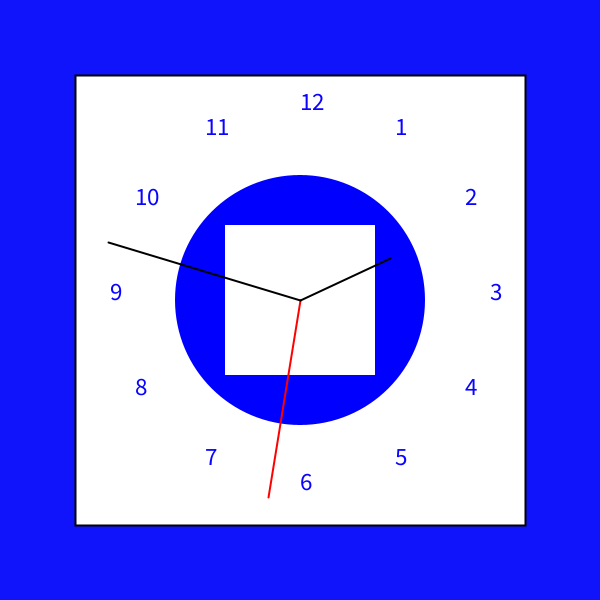
Frame 1 (no input)
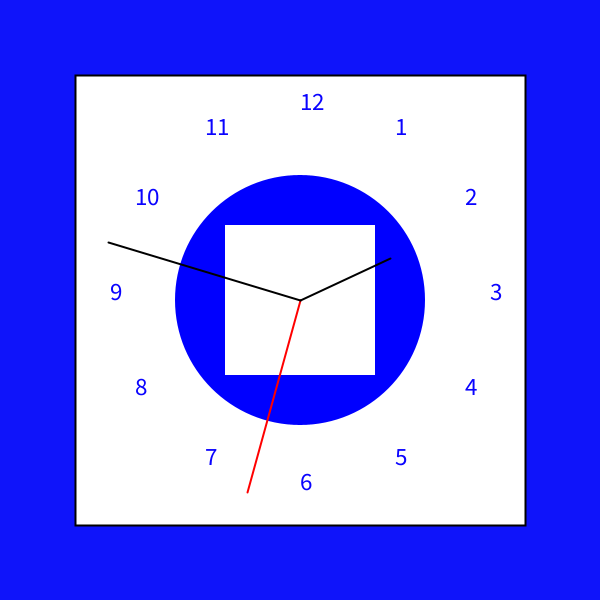
Frame 60 (the mouse pressed at the canvas centre just before this capture)
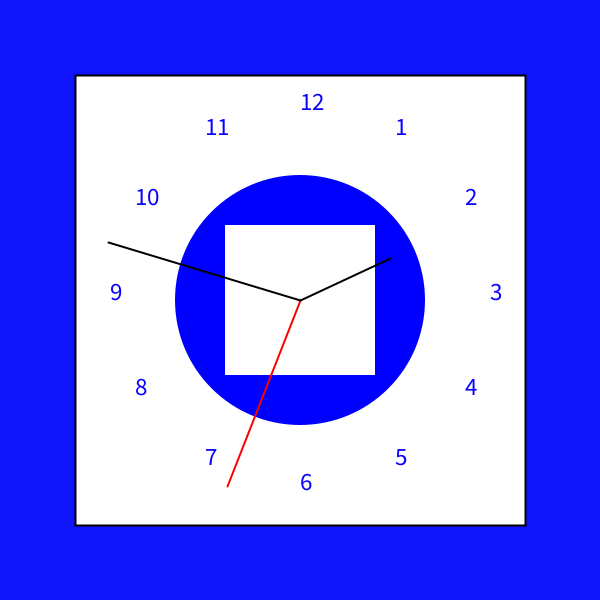
Frame 120 (the mouse held since frame 60 and released just before this capture)

The Processing sketch that drew these frames (run headless with seeded random() and noise(); from frame 60 on, the mouse is pressed at the canvas centre):

// Processing sketch: processing_144396
// ── processing_144396.pde

float x, y;
 
void setup() {
  size(600, 600);
  smooth();
  strokeWeight(2);
  textSize(25);
  x = width/2;
  y = height/2;
}
 
void draw() {
  background(15,20,250);
  drawClock();
}
 
 
void drawClock() {
  
  fill(255,255,255);
  rectMode(CENTER);
  rect(x, y, 450, 450);
   fill(0,0,255);
   noStroke();
  ellipseMode(CENTER);
  ellipse(x, y, 250, 250);
  fill(255,255,255);
  rectMode(CENTER);
  rect(x, y, 150, 150);
  drawNumbers();
  float s_angle = map(second(), 0, 59, 0, TWO_PI);
  pushMatrix();
  translate(x, y);
  rotate(s_angle);
  stroke(255, 0, 0);
  line(0, 0, 0, -200); 
  popMatrix();
 
  float m_angle = map(minute(), 0, 59, 0, TWO_PI);
  pushMatrix();
  translate(x, y);
  rotate(m_angle);
  stroke(0);
  line(0, 0, 0, -200); 
  popMatrix();
 
  float h_angle = map(hour(), 0, 11, 0, TWO_PI);
  pushMatrix();
  translate(x, y);
  rotate(h_angle);
  stroke(0);
  line(0, 0, 0, -100); 
  popMatrix();
}
 
 
void drawNumbers() {
  float r = 190;
  float inc = TWO_PI / 12;
  for (int i=1; i<=12; i++) {
    float xn = x+cos(i*inc - HALF_PI) * r;
    float yn = y+sin(i*inc - HALF_PI) * r;
    fill(10,3,255);
    text(i, xn, yn);
  }
}
